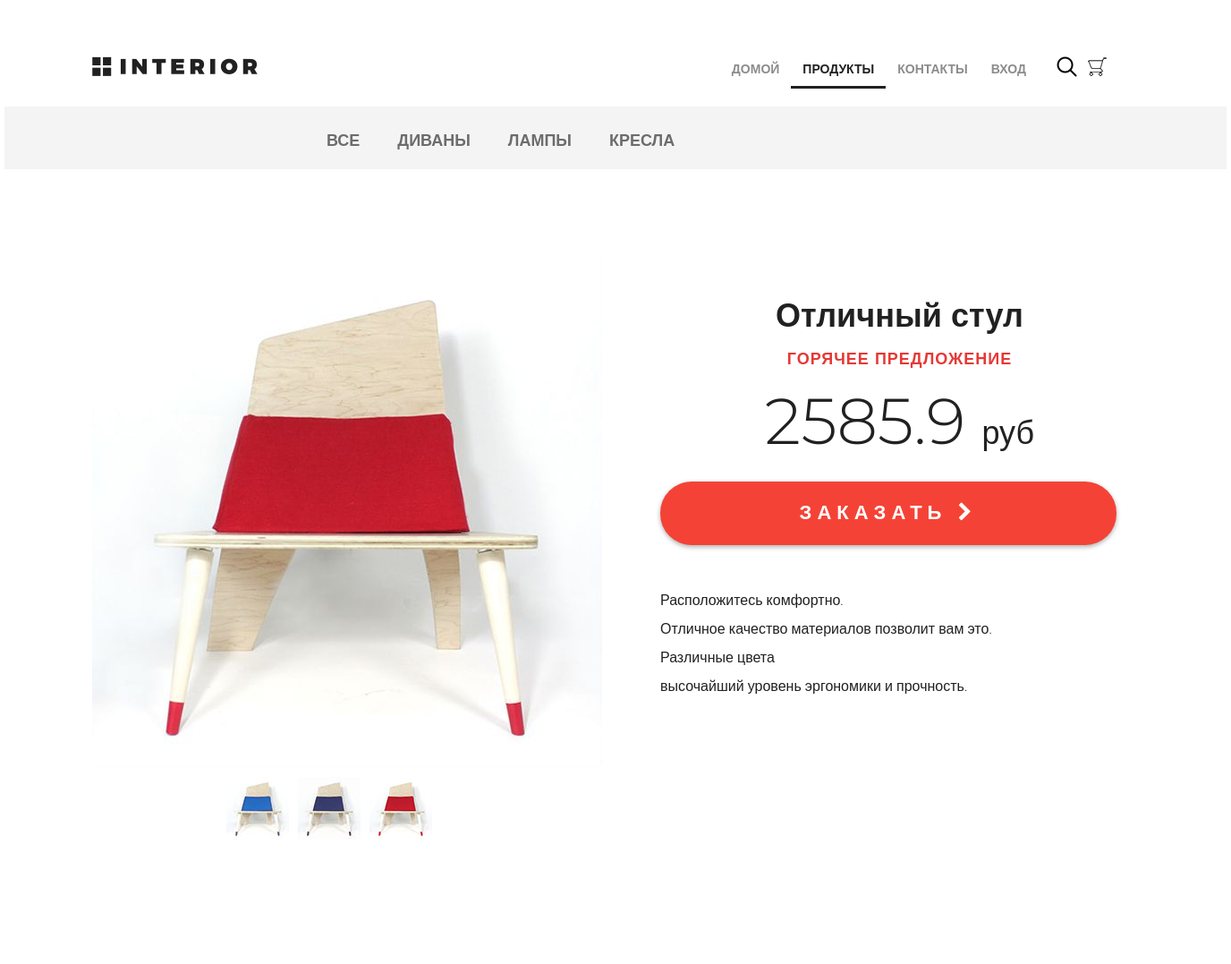
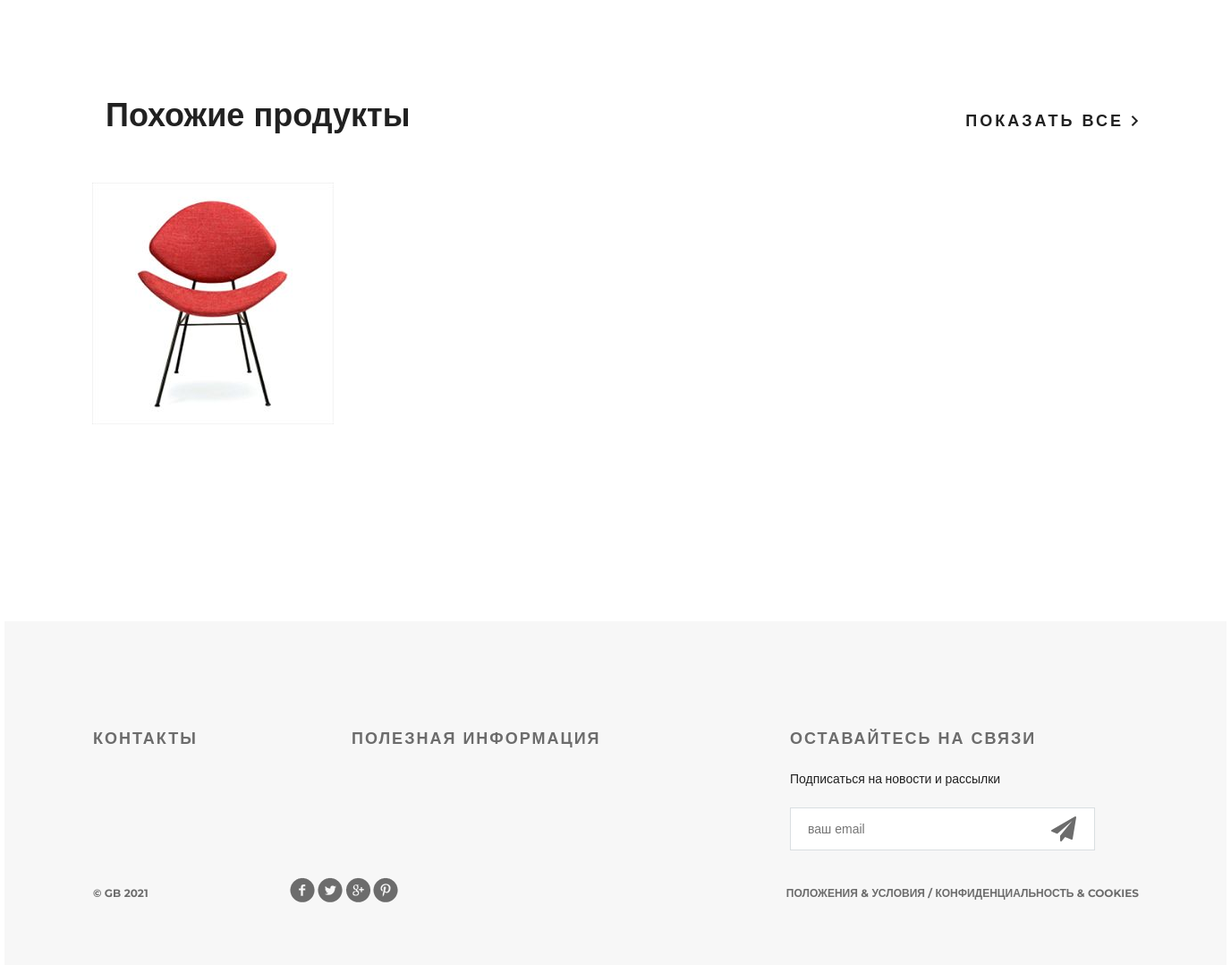
Before: /products/ with the older database file (2 pictures, top to bottom).
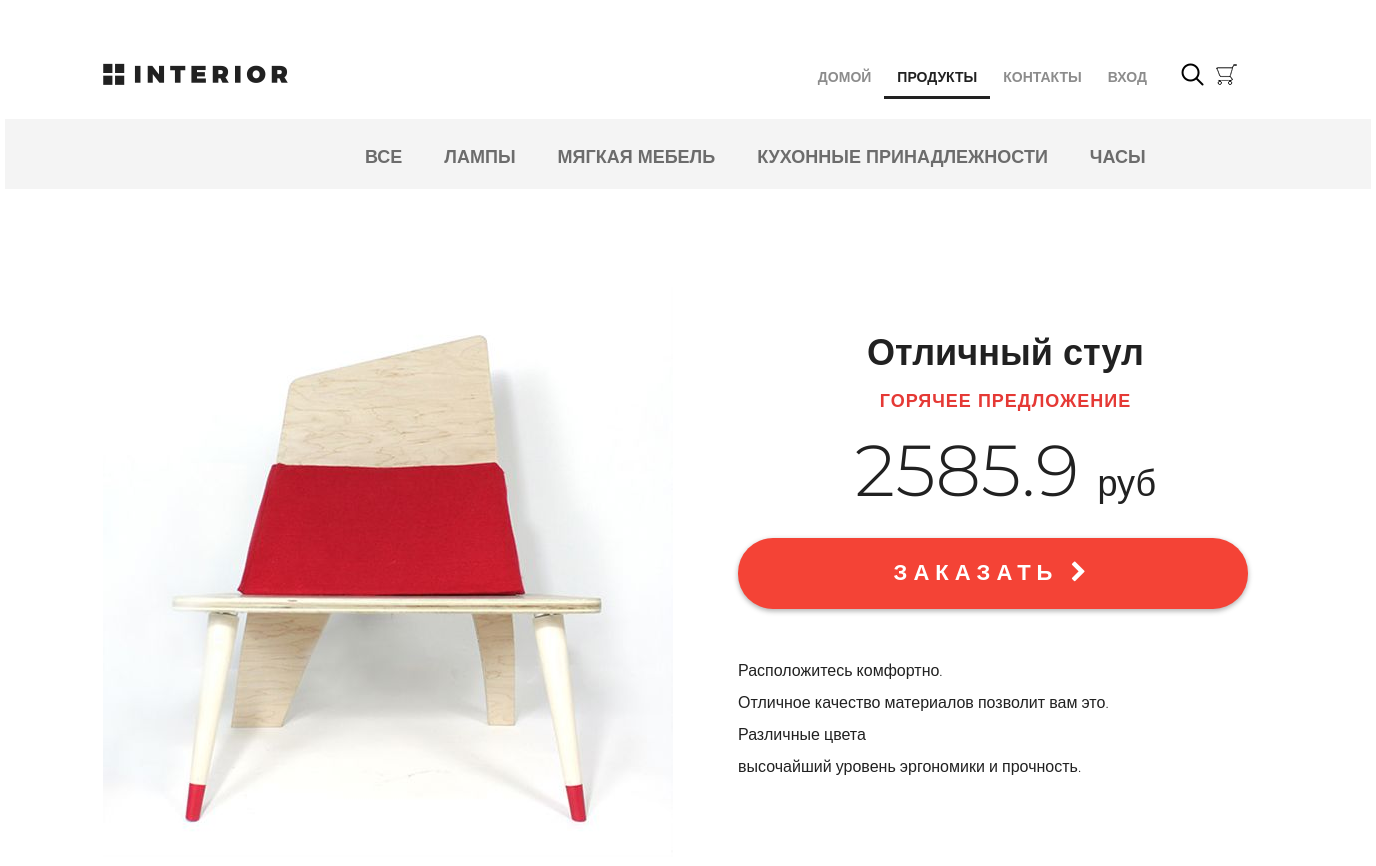
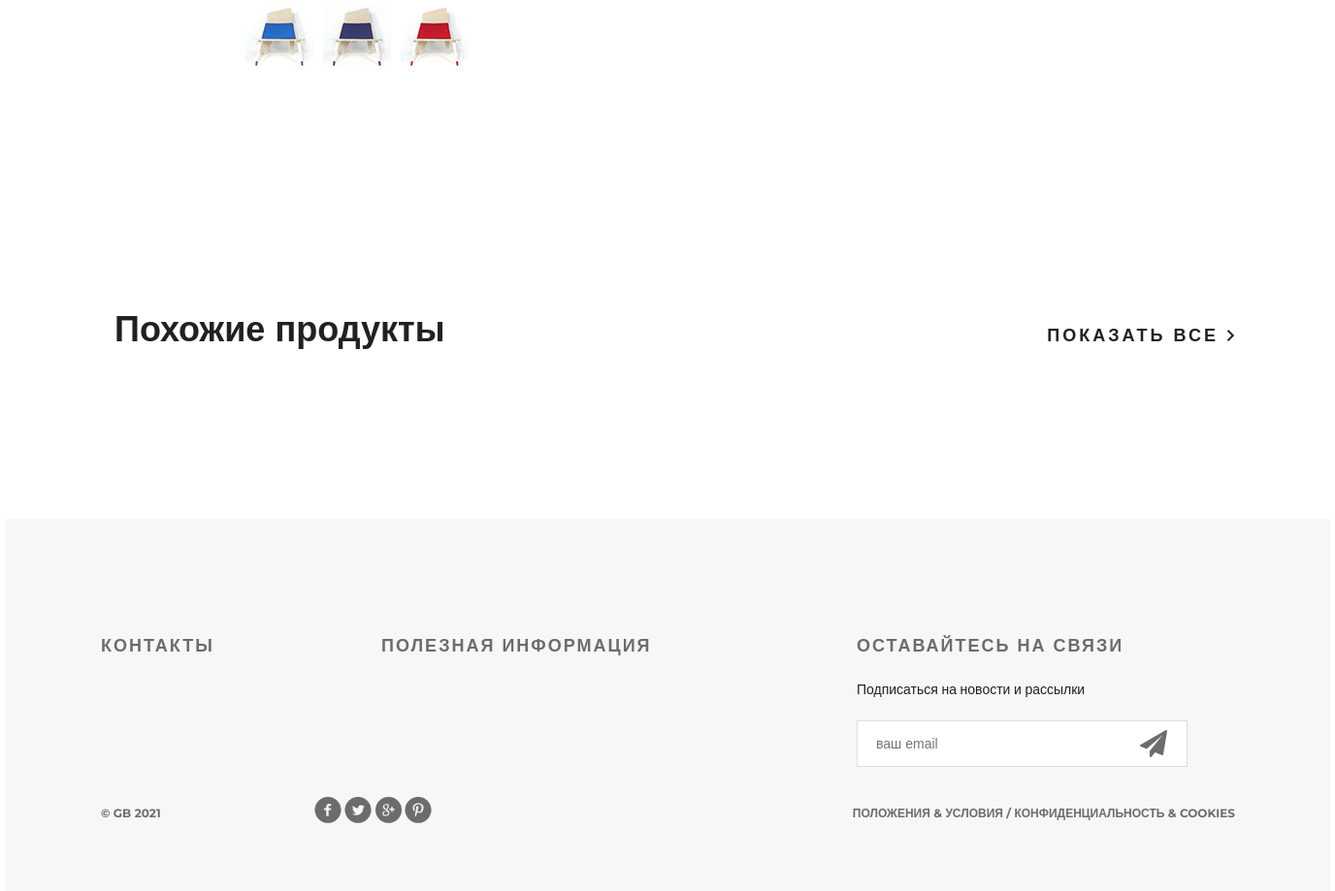
After: the same page with the newer database file (2 pictures, top to bottom).
### mainapp/models.py (models this page shows, shortened)
class ProductCategory(models.Model):
    name = models.CharField(verbose_name='наиментование категории', max_length=64, unique=True)
    description = models.TextField(verbose_name='описание категории', blank=True)
    create_dt = models.DateTimeField(verbose_name='дата создания категории', auto_now_add=True)

class Product(models.Model):
    category = models.ForeignKey(ProductCategory, on_delete=models.CASCADE)
    name = models.CharField(verbose_name='наименование продука', max_length=128)
    image = models.ImageField(upload_to='product_images', blank=True)
    short_desc = models.CharField(verbose_name='кратокое описание продукта', max_length=60, blank=True)
    description = models.TextField(verbose_name='описание продукта', blank=True)
    price = models.DecimalField(verbose_name='цена продукта', max_digits=8, decimal_places=2, default=0)
    quantity = models.PositiveIntegerField(verbose_name='количество на складе', default=0)

### mainapp/views.py (the view, shortened to what this page needs)
# urls.py: path('products/', include('mainapp.urls', namespace='products')),
def products(request, pk=None):
    links_menu = ProductCategory.objects.all()
    title = 'продукты'
    basket = get_basket(request.user)
    hot_product = get_hot_product()
    content = {
        'title': 'Продукты',
        'links_menu': links_menu,
        'hot_product': hot_product,
        'same_products': get_same_products(hot_product),
        'basket': basket,
    }
    return render(request, 'mainapp/products.html', content)

### mainapp/views.py (called while the page is built)
def get_basket(user):
    if user.is_authenticated:
        return Basket.objects.filter(user=user)
    return []

def get_hot_product():
    products = Product.objects.all()
    return random.sample(list(products), 1)[0]

def get_same_products(hot_product):
    return Product.objects.filter(category=hot_product.category).exclude(pk=hot_product.pk)[:3]

### mainapp/templates/mainapp/products.html (shortened to what this page needs)
{% extends 'mainapp/base.html' %}
{% block contant %}
    <div class="hero-white">
        <div class="header clearfix">
            {% include 'mainapp/includes/inc_main_menu.html' %}
        </div>
    </div>
    <div class="details">
        <div class="links clearfix">
            {% include 'mainapp/includes/inc_products_menu.html' %}
        </div>
        <div class="details-products">
            <div class="details-slider">
                <div class="slider-product">
                    <img src="/static/img/slider1.jpg">
                </div>
                <div class="slider-control">
                    <div class="block">
                        <a href="#"><img src="/static/img/controll.jpg" alt="">
                        </a>
                    </div>
                    <div class="block">
                        <a href="#"><img src="/static/img/controll1.jpg" alt="">
                        </a>
                    </div>
                    <div class="block">
                        <a href="#"><img src="/static/img/controll2.jpg" alt="">
                        </a>
                    </div>
                </div>
            </div>
            <div class="description">
                <h3 class="big-bold">Отличный стул</h3>
                <h3 class="red">горячее предложение</h3>
                <p class="price"> 2585.9 <span>руб</span></p>
                <a href="#" class="red-button">
                    заказать <i class="fa fa-chevron-right" aria-hidden="true"></i>
                </a>
                <div class="description-text">
                    <p>Расположитесь комфортно.</p>
                    <p>Отличное качество материалов
                        позволит вам это.</p>
                    <p>Различные цвета</p>
                    <p>высочайший уровень
                        эргономики и прочность.</p>
                </div>
            </div>
        </div>
        <div class="related">
            <div class="title clearfix">
                <h2>Похожие продукты</h2>
                <a class="explore" href="#">показать все <img src="/static/img/arrow.png" alt=""></a>
            </div>
            <div class="related-products clearfix">
                {% for product in same_products %}
                    <div class="block">
                        <a href="#"><img src="/media/{{ product.image }}" alt="">
                        </a>
                    </div>
                {% endfor %}
            </div>
        </div>
    </div>
{% endblock %}

### mainapp/templates/mainapp/base.html (shortened to what this page needs)
{% load static %}
<!DOCTYPE html>
<html>
<head>
    {% block css %}
        <link rel="stylesheet" type="text/css" href="{% static 'css/style.css' %}">
        <link rel="stylesheet" href="{% static 'fonts/font-awesome/css/font-awesome.css' %}">
    {% endblock %}
</head>
<body>
<div class="container">
    {% block contant %}
    {% endblock %}
</div>
{% block footer %}
    <div class="clr"></div>
    <div class="footer">
        <div class="clearfix">
            <div class="text-footer">
                <h3>контакты</h3>
            </div>
            <div class="text-footer">
                <h3>полезная информация</h3>
            </div>
            <div class="text-footer clearfix">
                <h3>Оставайтесь на связи</h3>
                <p>Подписаться на новости и рассылки</p>
                <form>
                    <input type="email" name="email" placeholder="ваш email">
                    <a href="#"><i class="fa fa-paper-plane fa-2x" aria-hidden="true"></i></a>
                </form>
            </div>
        </div>
        <p class="small">&copy; GB {% now "Y" %} </p>
        <div class="social">
            <a href="#" class="social1"></a>
            <a href="#" class="social2"></a>
            <a href="#" class="social3"></a>
            <a href="#" class="social4"></a>
        </div>
        <p class="small">Положения &amp; Условия / Конфиденциальность &amp; Cookies</p>
    </div>
{% endblock %}
</body>
</html>

### mainapp/templates/mainapp/includes/inc_main_menu.html (shortened to what this page needs)
<a href="/" class="logo"></a>
<ul class="menu">
    <li><a href="{% url 'main' %}"
            >домой</a></li>
    <li><a href="{% url  'products:products' %}"
            {% if request.resolver_match.namespace == 'products'%}
                   class="active"
            {% endif %}>продукты</a></li>
    <li><a href="{% url 'contact' %}"
            >контакты</a></li>
        {% if user.is_authenticated  %}
            <li><a href="{% url 'auth:edit' %}">
                {{ user.first_name|default:"Пользователь" }}
            </a></li>
            <li><a href="{% url 'auth:logout' %}">
                  выход
                </a>
            </li>
            {% else %}
            <li><a href="{% url 'auth:login' %}">
                вход
            </a></li>
            {% endif %}
</ul>
<a href="#" class="search"></a>
<a href="{% url 'basket:view' %}" class="basket">
</a>

### mainapp/templates/mainapp/includes/inc_products_menu.html (shortened to what this page needs)
<ul class="links-menu">
   <li><a href={% url 'products:category' 0 %}
           > все </a>
   </li>
    {% for link in links_menu %}
        <li><a href={% url 'products:category' link.pk %}
               >{{ link.name }}</a></li>
    {% endfor %}
</ul>

Changed rows visible on the page:
removed ProductCategory: name "ДИВАНЫ"
removed ProductCategory: name "КРЕСЛА"
removed Product: image (picture)
added ProductCategory: name "МЯГКАЯ МЕБЕЛЬ"
added ProductCategory: name "КУХОННЫЕ ПРИНАДЛЕЖНОСТИ"
added ProductCategory: name "ЧАСЫ"
